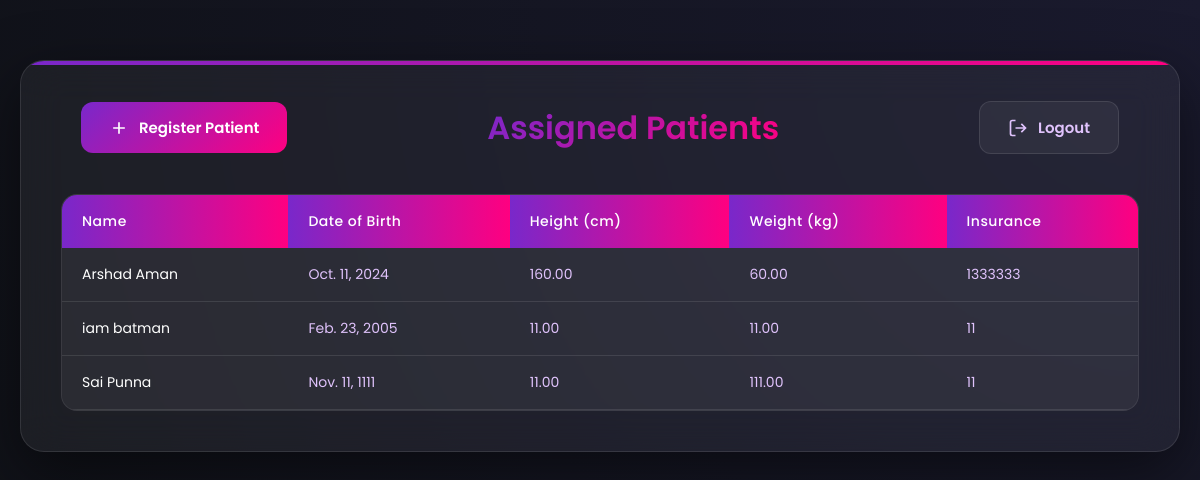
Before: /view-patient/ (signed in) with the older database file.
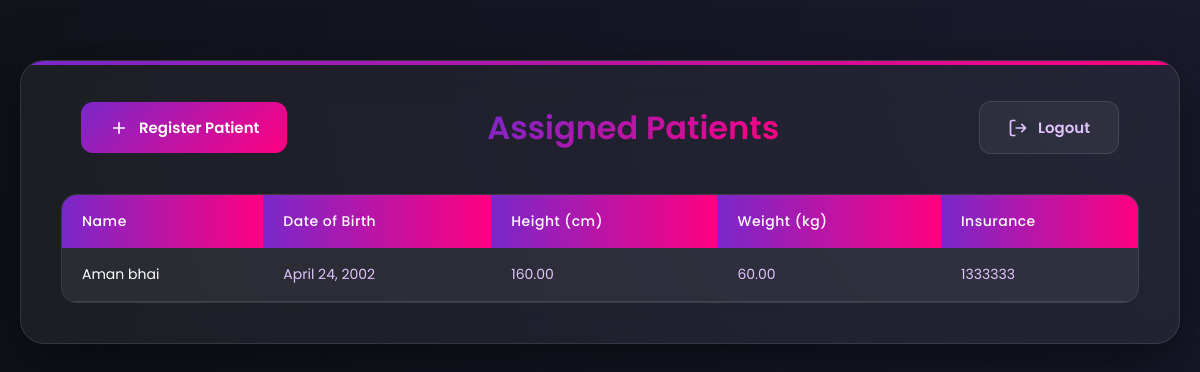
After: the same page with the newer database file.
### rpm_users/models.py (models this page shows, shortened)
class Patient(models.Model):
    SEX_CHOICES = (('Male', 'Male'), ('Female', 'Female'), ('Others', 'Others'),)
    MONITORING_CHOICES = (('Blood Pressure', 'Blood Pressure'), ('Heart Rate', 'Heart Rate'), ('SPO2', 'SPO2'),("Temperature", "Temperature"),)
    user = models.OneToOneField(User, on_delete=models.CASCADE, blank=True, null=True)
    date_of_birth = models.DateField(blank=True, null=True)
    height = models.DecimalField(blank=True, null=True, max_digits=10, decimal_places=2)
    weight = models.DecimalField(blank=True, null=True, max_digits=10, decimal_places=2)
    insurance = models.CharField(blank=True, null=True, max_length=255)
    sex = models.CharField(blank=True, max_length=10, null=True, choices=SEX_CHOICES)
    bmi = models.DecimalField(blank=True, max_digits=10, decimal_places=2, null=True)
    monitoring_parameters = models.CharField(blank=True, max_length=20, null=True, choices=MONITORING_CHOICES)
    device_serial_number = models.IntegerField(null=True, blank=True)
    pharmacy_info = models.TextField(blank=True, null=True)
    allergies = models.TextField(blank=True, null=True)
    smoke = models.CharField(choices=(('YES', 'YES'), ('NO', 'NO'),), default='NO', max_length=3)
    drink = models.CharField(choices=(('YES', 'YES'), ('NO', 'NO'),), default='NO', max_length=3)
    family_history = models.TextField(null=True, blank=True)
    medications = models.TextField(null=True, blank=True)
    id = models.UUIDField(default=uuid.uuid4, primary_key=True, editable=False)
    created_at = models.DateTimeField(auto_now_add=True)
    updated_at = models.DateTimeField(auto_now=True)
    moderator_assigned = models.ForeignKey('Moderator', blank=True, null=True, on_delete=models.SET_NULL, related_name='moderators')

### rpm_users/views.py (the view)
# urls.py: path('view-patient/', views.view_assigned_patient, name='view_all_assigned_patient'),
@login_required
def view_assigned_patient(request):
    moderator = Moderator.objects.get(user=request.user)
    patient_obj = Patient.objects.filter(moderator_assigned=moderator)
    formatted_patients = []
    for patient in patient_obj:
        medications = []
        if patient.medications:
            medications = [med.strip() for med in patient.medications.split('\n') if med.strip()]
        pharmacy_info = {}
        if patient.pharmacy_info:
            try:
                lines = patient.pharmacy_info.split('\n')
                for line in lines:
                    if ':' in line:
                        key, value = line.split(':', 1)
                        pharmacy_info[key.strip()] = value.strip()
            except:
                pharmacy_info = {'Details': patient.pharmacy_info}
        allergies = []
        if patient.allergies:
            allergies = [allergy.strip() for allergy in patient.allergies.split(',') if allergy.strip()]
        family_history = []
        if patient.family_history:
            history_lines = patient.family_history.split('\n')
            for line in history_lines:
                if line.strip():
                    family_history.append(line.strip())
        formatted_patient = {
            'patient': patient,
            'formatted_medications': medications,
            'formatted_pharmacy': pharmacy_info,
            'formatted_allergies': allergies,
            'formatted_family_history': family_history
        }
        formatted_patients.append(formatted_patient)
    context = {
        'patient_obj': formatted_patients,
    }
    return render(request, 'view_assigned_patient.html', context)

### templates/view_assigned_patient.html (shortened to what this page needs)
<!DOCTYPE html>
<html lang="en">
  <head>
    {% load static %}
  </head>
  <body>
    <div class="container">
      <div class="header">
        <a href="{% url 'register_patient' %}" class="btn register-btn">
          <svg width="20" height="20" viewBox="0 0 24 24" fill="none" stroke="currentColor" stroke-width="2">
            <path d="M12 5v14M5 12h14"/>
          </svg>
          Register Patient
        </a>
        <h2>Assigned Patients</h2>
        <a href="{% url 'moderator_logout' %}" class="btn logout-btn">
          <svg width="20" height="20" viewBox="0 0 24 24" fill="none" stroke="currentColor" stroke-width="2">
            <path d="M9 21H5a2 2 0 0 1-2-2V5a2 2 0 0 1 2-2h4M16 17l5-5-5-5M21 12H9"/>
          </svg>
          Logout
        </a>
      </div>
      {% if patient_obj %}
      <div class="table-container">
        <table>
          <thead>
            <tr>
              <th>Name</th>
              <th>Date of Birth</th>
              <th>Height (cm)</th>
              <th>Weight (kg)</th>
              <th>Insurance</th>
            </tr>
          </thead>
          <tbody>
            {% for entry in patient_obj %}
              {% with entry.patient as patient %}
              <tr>
                <td>
                  <a href="{% url 'moderator_actions' patient.id %}?action=access" class="table-link">
                    {{ patient.user.first_name }} {{ patient.user.last_name }}
                  </a>
                </td>
                <td>{{ patient.date_of_birth }}</td>
                <td>{{ patient.height }}</td>
                <td>{{ patient.weight }}</td>
                <td>{{ patient.insurance }}</td>
              </tr>
              {% endwith %}
            {% endfor %}
          </tbody>
        </table>
      </div>
      {% else %}
      <div class="empty-state">
        <p>No patients assigned yet.</p>
      </div>
      {% endif %}
    </div>
  </body>
</html>

### templates/view_assigned_patient.html (style rules this page uses)
* { margin: 0; padding: 0; box-sizing: border-box; }
:root { --primary: #7928CA; --primary-dark: #6A0DAD; --secondary: #FF0080; --text: #E0C3FC; --background: #0F1116; --card-bg: rgba(255, 255, 255, 0.05); --error: #FF4E4E; --success: #00CC88; }
body { font-family: 'Poppins', sans-serif; background: radial-gradient(circle at top right, #1a1a2e, var(--background)); min-height: 100vh; color: var(--text); padding: 20px; }
.container { width: 100%; max-width: 1200px; background: var(--card-bg); backdrop-filter: blur(20px); padding: 40px; border-radius: 24px; box-shadow: 0 20px 60px rgba(0, 0, 0, 0.5); border: 1px solid rgba(255, 255, 255, 0.1); margin: 40px auto; position: relative; overflow: hidden; }
.container::before { content: ''; position: absolute; top: 0; left: 0; right: 0; height: 4px; background: linear-gradient(90deg, var(--primary), var(--secondary)); z-index: 1; }
.header { display: flex; justify-content: space-between; align-items: center; margin-bottom: 40px; padding: 0 20px; }
h2 { text-align: center; color: white; font-size: 32px; font-weight: 600; background: linear-gradient(135deg, var(--primary), var(--secondary)); -webkit-background-clip: text; -webkit-text-fill-color: transparent; position: relative; display: inline-block; margin: 0 20px; }
.btn { padding: 14px 28px; border: none; border-radius: 12px; font-weight: 600; cursor: pointer; transition: all 0.3s ease; font-size: 15px; text-decoration: none; display: inline-flex; align-items: center; gap: 10px; font-family: 'Poppins', sans-serif; }
.register-btn { background: linear-gradient(135deg, var(--primary), var(--secondary)); color: white; position: relative; overflow: hidden; }
.register-btn::before { content: ''; position: absolute; top: 0; left: -100%; width: 100%; height: 100%; background: linear-gradient(90deg, transparent, rgba(255, 255, 255, 0.2), transparent); transition: 0.5s; }
.logout-btn { background: rgba(255, 255, 255, 0.05); color: var(--text); border: 1px solid rgba(255, 255, 255, 0.1); }
.table-container { background: rgba(255, 255, 255, 0.03); border-radius: 16px; overflow: hidden; border: 1px solid rgba(255, 255, 255, 0.1); }
table { width: 100%; border-collapse: separate; border-spacing: 0; margin: 0; }
th { background: linear-gradient(90deg, var(--primary), var(--secondary)); color: white; font-weight: 500; font-size: 14px; padding: 16px 20px; text-align: left; letter-spacing: 0.5px; }
td { padding: 16px 20px; border-bottom: 1px solid rgba(255, 255, 255, 0.1); font-size: 14px; transition: all 0.3s ease; }
.table-link { color: white; text-decoration: none; display: block; transition: all 0.3s ease; }
tr { background: rgba(255, 255, 255, 0.03); transition: all 0.3s ease; }

Changed rows visible on the page:
removed Patient: patient.user.first_name "iam", patient.user.last_name "batman", patient.date_of_birth "Feb. 23, 2005", patient.height "11.00", patient.weight "11.00", patient.insurance "11"
removed Patient: patient.user.first_name "Sai", patient.user.last_name "Punna", patient.date_of_birth "Nov. 11, 1111", patient.height "11.00", patient.weight "111.00", patient.insurance "11"
changed Patient "Aman": patient.user.first_name "Arshad" → "Aman"; patient.user.last_name "Aman" → "bhai"; patient.date_of_birth "Oct. 11, 2024" → "April 24, 2002"
